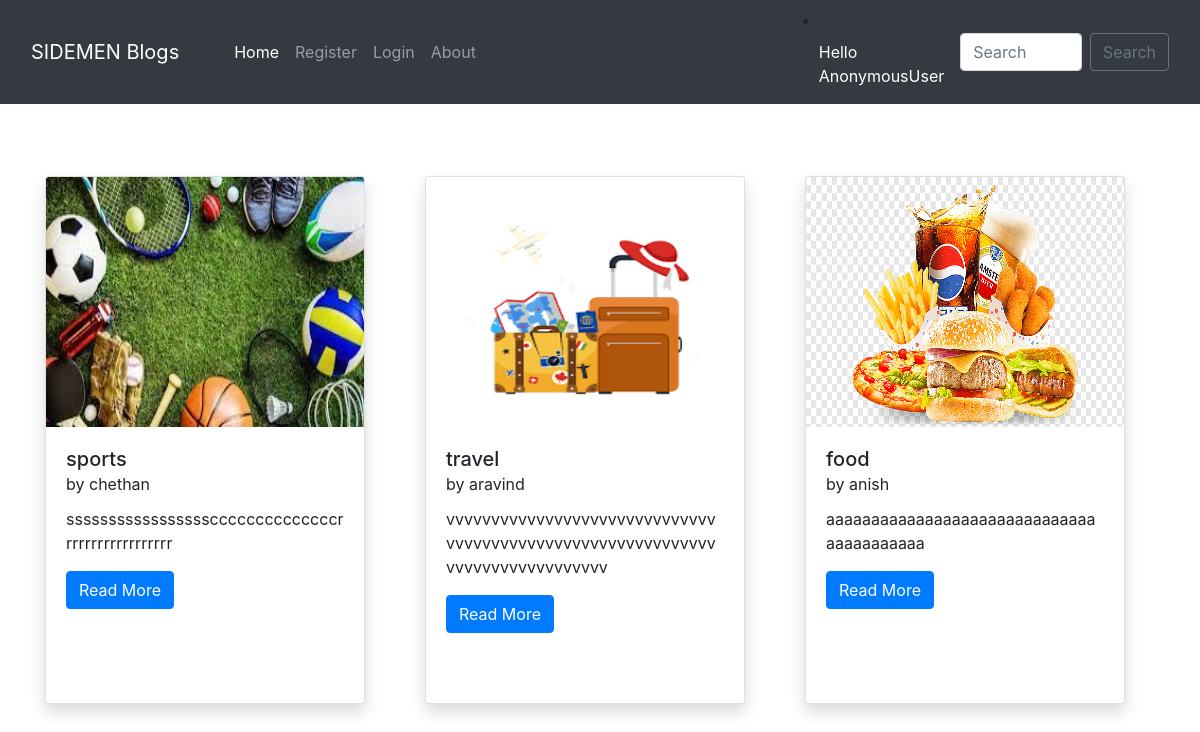
The page / on the database its author committed.
### home/models.py (models this page shows, shortened)
class BlogPost(models.Model):
    title=models.CharField(max_length=255)
    author= models.ForeignKey(User, on_delete=models.CASCADE)
    slug=models.CharField(max_length=130)
    content=models.TextField()
    image = models.ImageField(upload_to="profile_pics", blank=True, null=True)
    dateTime=models.DateTimeField(auto_now_add=True)

### home/views.py (the view)
# urls.py: path("", views.blogs, name="blogs"),
def blogs(request):
    posts = BlogPost.objects.all()
    posts = BlogPost.objects.filter().order_by('-dateTime')
    return render(request, "index.html", {'posts':posts})

### home/templates/index.html (shortened to what this page needs)
{% extends 'base.html' %}
{% block homeactive %} active {% endblock homeactive %}
{% block body %}
<div class="container mt-5 mb-3">
    <div class="row">
        {% for post in posts %}
        <div class="col-lg-4 my-4">
            <div class="card shadow" style="width: 20rem; height: 33rem;">
                <img src="/media/{{post.image}}" class="card-img-top" alt="..." height="250px">
                <div class="card-body">
                  <h5 class="card-title">{{post.title}} <br><small>by {{post.author}}</small></h5>
                  <p class="card-text">{{post.content| truncatechars:210}}</p>
                  <a href="blog/{{post.slug}}" class="btn btn-primary">Read More {% if user.is_superuser %}<a href="delete_blog_post/{{post.slug}}/" class="btn btn-danger mx-4">Delete Blog</a>{% endif %}</a>
                </div>
              </div>
        </div>
        {% endfor %}
    </div>
</div>
{% endblock %}

### home/templates/base.html (shortened to what this page needs)
<!doctype html>
<html lang="en">
  <head>
    <link href="//maxcdn.bootstrapcdn.com/bootstrap/4.1.1/css/bootstrap.min.css" rel="stylesheet" id="bootstrap-css">
    <link href="https://cdn.jsdelivr.net/npm/bootstrap@5.0.2/dist/css/bootstrap.min.css" rel="stylesheet">
    <link rel="stylesheet" href="https://maxcdn.bootstrapcdn.com/bootstrap/4.0.0/css/bootstrap.min.css">
  </head>
  <body>
    <nav class="navbar navbar-expand-lg navbar-dark bg-dark sticky-top">
        <div class="container-fluid">
          <a class="navbar-brand" href="#">SIDEMEN Blogs</a>
          <div class="collapse navbar-collapse" id="navbarSupportedContent">
          <div class="container mx-3">
            <ul class="navbar-nav me-auto mb-2 mb-lg-0">
              <li class="nav-item">
                <a class="nav-link {% block homeactive %} {% endblock homeactive %}" aria-current="page" href="/">Home</a>
              </li>
              {% if user.is_authenticated %}
              <li class="nav-item">
                <a class="nav-link {% block add_blogs_active %} {% endblock add_blogs_active %}" href="/add_blogs/">Add Blogs</a>
              </li>
              <li class="nav-item">
                <a class="nav-link {% block profileactive %} {% endblock profileactive %}" href="/profile/">Profile</a>
              </li>
              <li class="nav-item">
                <a class="nav-link" href="/logout/">Logout</a>
              </li>
              {% else %}
              <li class="nav-item">
                <a class="nav-link {% block registeractive %} {% endblock registeractive %}" href="/register/">Register</a>
              </li>
               <li class="nav-item">
                <a class="nav-link {% block loginactive %} {% endblock loginactive %}" href="/login/">Login</a>
              </li>
              {% endif %}
              <li class="nav-item">
                <a class="nav-link {% block about %} {% endblock about %}" href="/about/">About</a>
              </li>
            </ul>
            </div>
            <li class="nav-item">
              <a class="nav-link active" href="#" style="color:white;">Hello {{request.user}}</a>
            </li>
            <form class="d-flex" method="POST" action="/search/"> {% csrf_token %}
              <input class="form-control me-2" type="search" placeholder="Search" name="searched" id="searched" aria-label="Search">
              <button href="/search/" class="btn btn-outline-secondary" type="submit">Search</button>
            </form>
          </div>
        </div>
      </nav>
      {% block body %}
      {% endblock %}
</body>
</html>

### rows shown on the page
BlogPost: image (picture), title "sports", author "chethan", content "sssssssssssssssssccccccccccccccrrrrrrrrrrrrrrrrrr"
BlogPost: image (picture), title "travel", author "aravind", content "vvvvvvvvvvvvvvvvvvvvvvvvvvvvvvvvvvvvvvvvvvvvvvvvvvvvvvvvvvvvvvvvvvvvvvvvvvvvvv"
BlogPost: image (picture), title "food", author "anish", content "aaaaaaaaaaaaaaaaaaaaaaaaaaaaaaaaaaaaaaaaa"

### other values the page prints
{{ request.user }} "AnonymousUser"
